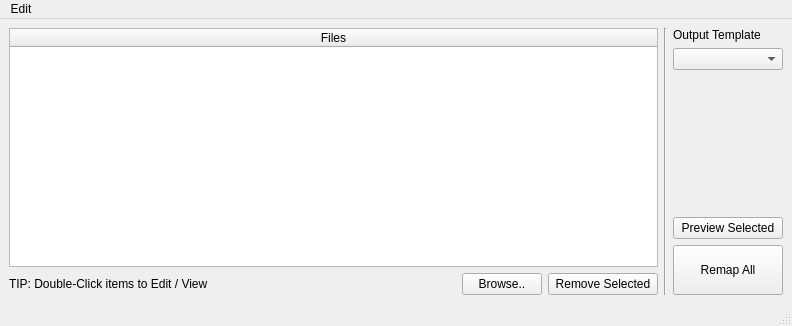
<?xml version="1.0" encoding="UTF-8"?>
<ui version="4.0">
 <class>MainWindow</class>
 <widget class="QMainWindow" name="MainWindow">
  <property name="geometry">
   <rect>
    <x>0</x>
    <y>0</y>
    <width>792</width>
    <height>326</height>
   </rect>
  </property>
  <property name="windowTitle">
   <string>CSV File Remapper</string>
  </property>
  <widget class="QWidget" name="centralwidget">
   <layout class="QHBoxLayout" name="horizontalLayout_3">
    <item>
     <layout class="QVBoxLayout" name="verticalLayout_3">
      <item>
       <widget class="DragDropTable" name="tbl_items">
        <property name="enabled">
         <bool>true</bool>
        </property>
        <property name="mouseTracking">
         <bool>false</bool>
        </property>
        <property name="acceptDrops">
         <bool>true</bool>
        </property>
        <property name="toolTip">
         <string/>
        </property>
        <property name="statusTip">
         <string/>
        </property>
        <attribute name="horizontalHeaderStretchLastSection">
         <bool>true</bool>
        </attribute>
        <column>
         <property name="text">
          <string>Files</string>
         </property>
        </column>
       </widget>
      </item>
      <item>
       <layout class="QHBoxLayout" name="horizontalLayout_2">
        <item>
         <widget class="QLabel" name="label">
          <property name="text">
           <string>TIP: Double-Click items to Edit / View</string>
          </property>
         </widget>
        </item>
        <item>
         <spacer name="horizontalSpacer">
          <property name="orientation">
           <enum>Qt::Horizontal</enum>
          </property>
          <property name="sizeHint" stdset="0">
           <size>
            <width>40</width>
            <height>20</height>
           </size>
          </property>
         </spacer>
        </item>
        <item>
         <widget class="QPushButton" name="btn_browse">
          <property name="text">
           <string>Browse..</string>
          </property>
         </widget>
        </item>
        <item>
         <widget class="QPushButton" name="btn_remove">
          <property name="text">
           <string> Remove Selected </string>
          </property>
         </widget>
        </item>
       </layout>
      </item>
     </layout>
    </item>
    <item>
     <widget class="Line" name="line_2">
      <property name="orientation">
       <enum>Qt::Vertical</enum>
      </property>
     </widget>
    </item>
    <item>
     <layout class="QVBoxLayout" name="verticalLayout">
      <property name="leftMargin">
       <number>0</number>
      </property>
      <item>
       <widget class="QLabel" name="label_2">
        <property name="text">
         <string>Output Template</string>
        </property>
       </widget>
      </item>
      <item>
       <widget class="QComboBox" name="cbx_template"/>
      </item>
      <item>
       <spacer name="verticalSpacer">
        <property name="orientation">
         <enum>Qt::Vertical</enum>
        </property>
        <property name="sizeHint" stdset="0">
         <size>
          <width>20</width>
          <height>40</height>
         </size>
        </property>
       </spacer>
      </item>
      <item>
       <widget class="QPushButton" name="btn_preview">
        <property name="text">
         <string>Preview Selected</string>
        </property>
       </widget>
      </item>
      <item>
       <widget class="QPushButton" name="btn_remap">
        <property name="minimumSize">
         <size>
          <width>110</width>
          <height>50</height>
         </size>
        </property>
        <property name="text">
         <string>Remap All</string>
        </property>
       </widget>
      </item>
     </layout>
    </item>
   </layout>
  </widget>
  <widget class="QMenuBar" name="menubar">
   <property name="geometry">
    <rect>
     <x>0</x>
     <y>0</y>
     <width>792</width>
     <height>21</height>
    </rect>
   </property>
   <widget class="QMenu" name="menu_edit">
    <property name="title">
     <string>Edit</string>
    </property>
    <widget class="QMenu" name="menu_new_template">
     <property name="title">
      <string>New Template...</string>
     </property>
     <addaction name="action_new_input"/>
     <addaction name="action_new_output"/>
    </widget>
    <addaction name="menu_new_template"/>
    <addaction name="action_edit_templates"/>
    <addaction name="action_change_directory"/>
   </widget>
   <addaction name="menu_edit"/>
  </widget>
  <widget class="QStatusBar" name="statusbar"/>
  <action name="action_edit_templates">
   <property name="text">
    <string>Edit Templates</string>
   </property>
  </action>
  <action name="action_options">
   <property name="text">
    <string>Options</string>
   </property>
  </action>
  <action name="action_new_input">
   <property name="text">
    <string>Input</string>
   </property>
  </action>
  <action name="action_new_output">
   <property name="text">
    <string>Output</string>
   </property>
  </action>
  <action name="action_change_directory">
   <property name="text">
    <string>Change Template Directory...</string>
   </property>
  </action>
 </widget>
 <customwidgets>
  <customwidget>
   <class>DragDropTable</class>
   <extends>QTableWidget</extends>
   <header>csv_remapper/widgets/drag_drop_table.h</header>
  </customwidget>
 </customwidgets>
 <resources/>
 <connections/>
</ui>
